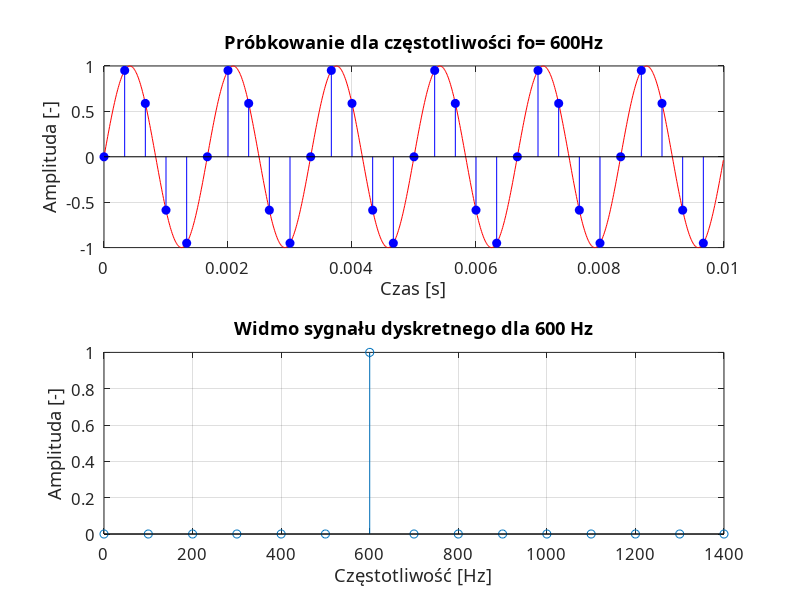
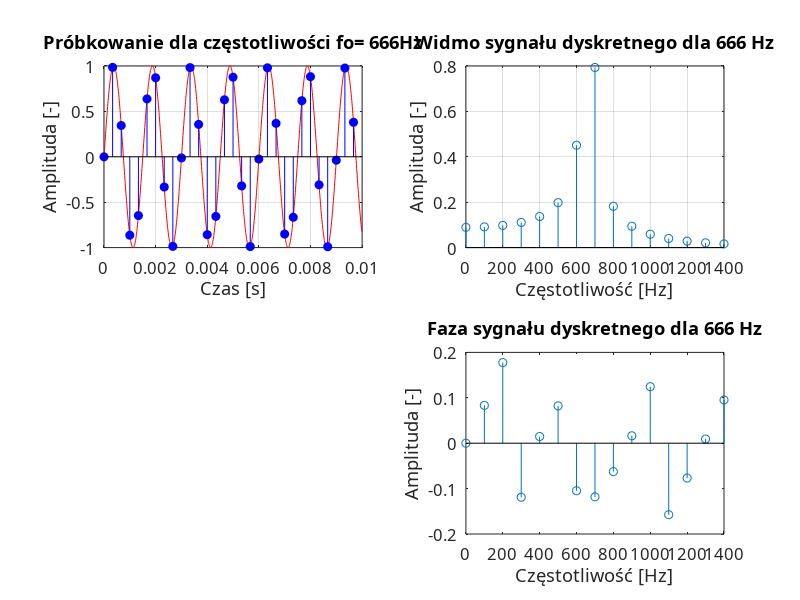

These charts were generated, in order, by the following MATLAB code:
clc;
clear;
close all;

f0 = 600; 
f0_2= 666;
fs = 3000;

N = 30;
n = 0:N-1;
to = 0;
ts = to + n/fs;

T = N/fs;
t = linspace(to,to+T,1e3+1);
t = t(1:end-1);
df=fs/N; F=df*(0:N-1); % Wektor częstotliwości do FFT

% sygnał dla fo = 600 Hz
sygnal_analogowy = sin(2*pi*f0*t);
sygnal_probkowany = sin(2*pi*f0*ts);

% sygnał dla fo = 666 Hz
sygnal_analogowy_2 = sin(2*pi*f0_2*t);
sygnal_probkowany_2 = sin(2*pi*f0_2*ts);

% DFT dla 600 Hz
X = (2/N)*abs(fft(sygnal_probkowany));
faza = (2/N)*angle(fft(sygnal_probkowany));

% DFT dla 666 Hz
X_2 = (2/N)*abs(fft(sygnal_probkowany_2));

% WYKRESY

figure(1)

subplot(2,1,1)
    plot(t, sygnal_analogowy,'r-'); grid on; hold on;
    stem(ts, sygnal_probkowany, 'bo','fill');
    title("Próbkowanie dla częstotliwości fo= 600Hz");
    xlabel('Czas [s]'); ylabel('Amplituda [-]')
    set(findobj(gcf,'type','axes'),'FontName','Halvetica','FontSize',12);

 subplot(2,1,2)
    stem(F(1:N/2), X(1:N/2));  grid on;
    title('Widmo sygnału dyskretnego dla 600 Hz');
    xlabel('Częstotliwość [Hz]'); ylabel('Amplituda [-]');
    set(findobj(gcf,'type','axes'),'FontName','Halvetica','FontSize',12);
 

figure(2)

subplot(2,2,1)
    plot(t, sygnal_analogowy_2,'r-'); grid on; hold on;
    stem(ts, sygnal_probkowany_2, 'bo','fill'); grid on; hold on;
    title("Próbkowanie dla częstotliwości fo= 666Hz");
    xlabel('Czas [s]'); ylabel('Amplituda [-]')
    set(findobj(gcf,'type','axes'),'FontName','Halvetica','FontSize',12);

subplot(2,2,2)
    stem(F(1:N/2), X_2(1:N/2)); grid on;
    title('Widmo sygnału dyskretnego dla 666 Hz');
    xlabel('Częstotliwość [Hz]'); ylabel('Amplituda [-]');
    set(findobj(gcf,'type','axes'),'FontName','Halvetica','FontSize',12);
    
subplot(2,2,4)    
    stem(F(1:N/2), faza(1:N/2));
     title('Faza sygnału dyskretnego dla 666 Hz');
    xlabel('Częstotliwość [Hz]'); ylabel('Amplituda [-]');
    set(findobj(gcf,'type','axes'),'FontName','Halvetica','FontSize',12);
